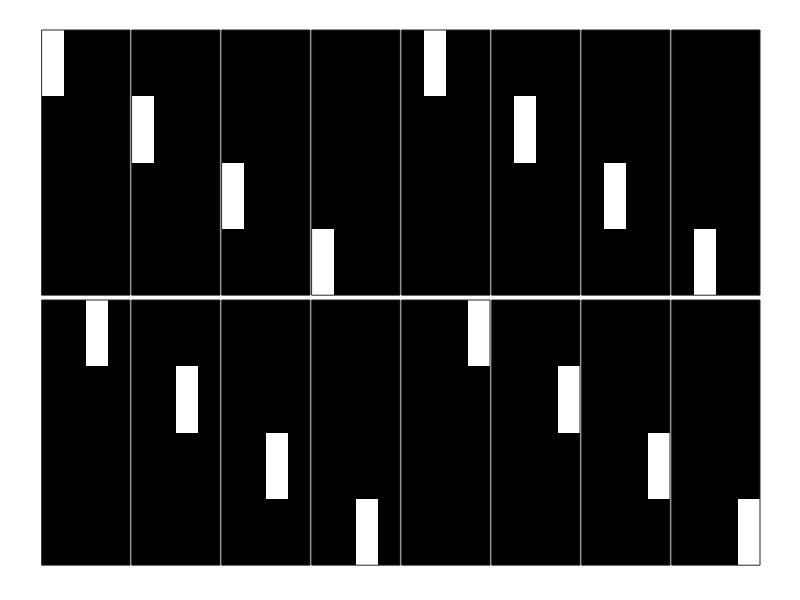

The MATLAB source for this figure:
function showDictionary(W,nr,nc)
% Given a n-by-k matrix W, this function plots each of the k-columns as a
% sqrt(n) -by- sqrt(n) patch.

if ~nargin
    W = eye(16);
end

if nargin < 2
    nr = 2;
    nc = 8;
end


h = 0.001; % stepsize between images

[n,m] = size(W);
p = sqrt(n);
assert( mod(p,1) == 0, 'Number of rows of W must be squared integer.')

minw = min(W(:));
maxw = max(W(:));


ss = get(0,'screensize');
w = 0.4;
figure('Position',[ss(3)*(1-w)/2, ss(4)*(1-w)/2, ss(3)*w, ss(4)*w*(ss(3)/ss(4))*nr/nc] );


k = 1;

for i = nr:-1:1
    for j = 1:nc
        if k > size(W,2)
            return;
        end
        a1Position = [0.05+(j-1)*0.9/nc + nr*h, 0.05+(i-1)*0.9/nr + nc*h, 0.9/nc - nr*h, 0.9/nr-nc*h];        
        axes('Position', a1Position); %#ok<LAXES>        
        imagesc(reshape(W(:,k),p,p))
        colormap gray
        caxis([minw,maxw])
        set(gca,'xtick',[]) % removes ticks on x axis
        set(gca,'ytick',[])
        k = k+1;
    end
end
